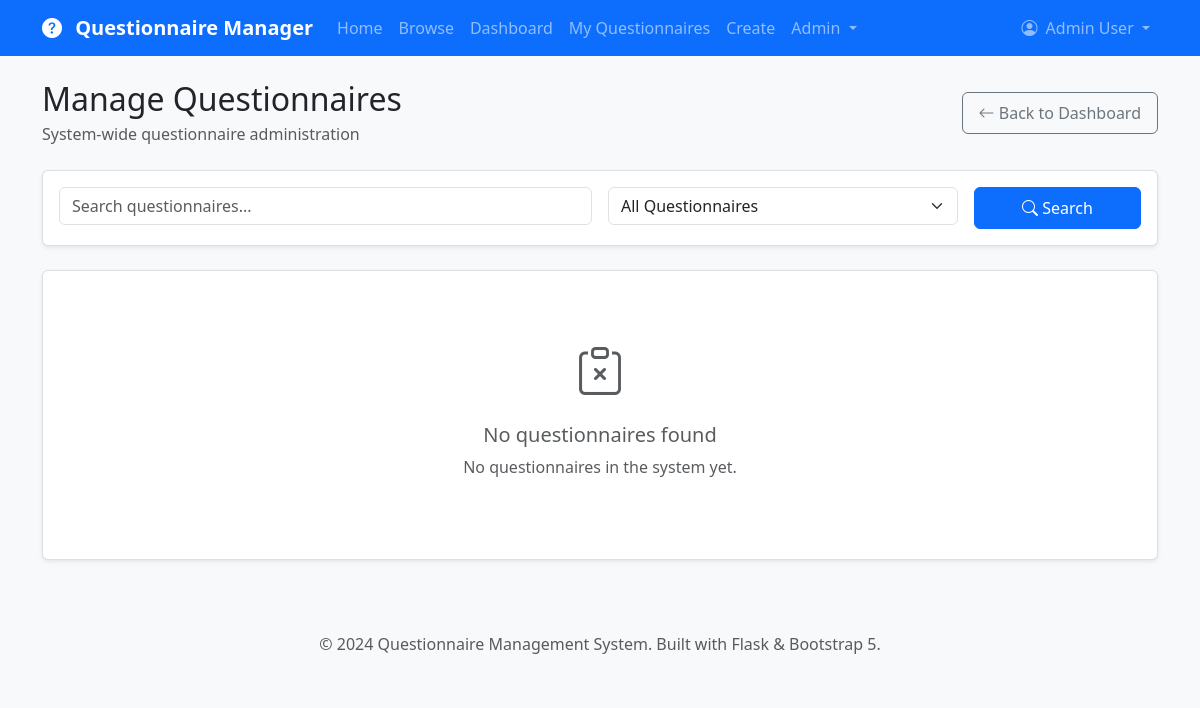
Before: /admin/questionnaires (signed in) with the older database file.
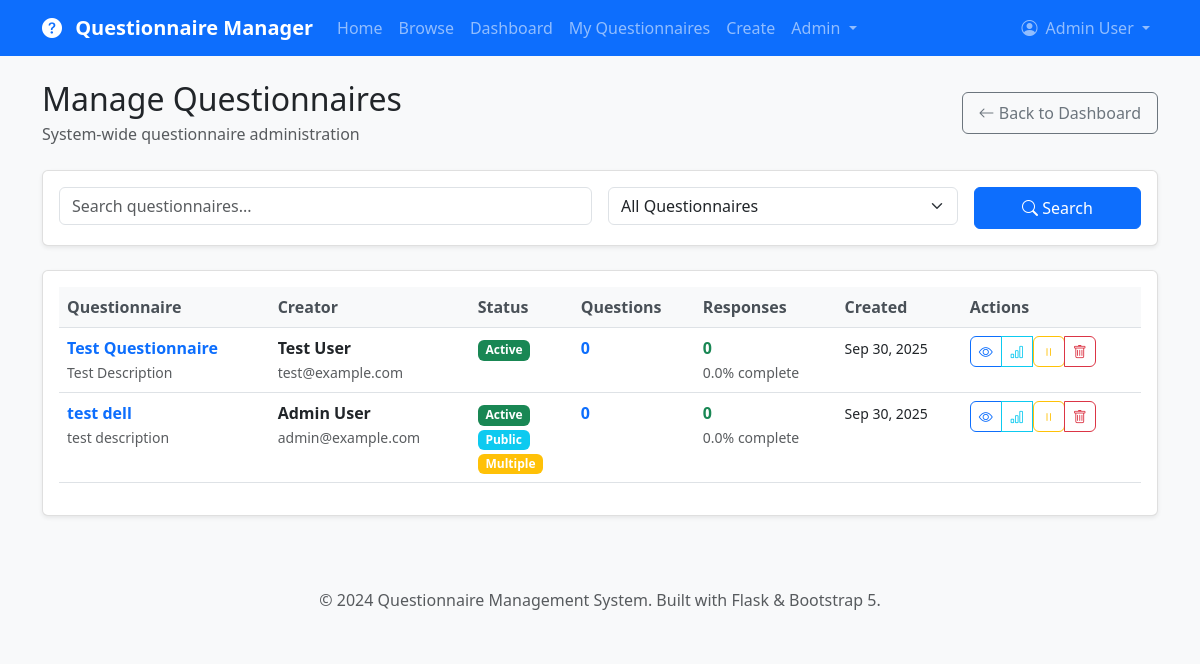
After: the same page with the newer database file.
### app/models.py (models this page shows, shortened)
class Questionnaire(db.Model):
    __tablename__ = 'questionnaires'
    id = db.Column(db.Integer, primary_key=True)
    title = db.Column(db.String(200), nullable=False)
    description = db.Column(db.Text)
    creator_id = db.Column(db.Integer, db.ForeignKey('users.id'), nullable=False)
    is_active = db.Column(db.Boolean, default=True)
    allow_anonymous = db.Column(db.Boolean, default=False)
    multiple_submissions = db.Column(db.Boolean, default=False)
    created_at = db.Column(db.DateTime, index=True, default=datetime.utcnow)
    updated_at = db.Column(db.DateTime, default=datetime.utcnow, onupdate=datetime.utcnow)
    questions = db.relationship('Question', backref='questionnaire', lazy='dynamic',
                              cascade='all, delete-orphan', order_by='Question.order')
    responses = db.relationship('Response', backref='questionnaire', lazy='dynamic',
                              cascade='all, delete-orphan')
    def get_total_responses(self):
        return self.responses.filter_by(is_complete=True).count()
    def get_completion_rate(self):
        total = self.responses.count()
        completed = self.responses.filter_by(is_complete=True).count()
        return (completed / total * 100) if total > 0 else 0
    def get_question_count(self):
        return self.questions.count()

class User(UserMixin, db.Model):
    __tablename__ = 'users'
    id = db.Column(db.Integer, primary_key=True)
    username = db.Column(db.String(64), index=True, unique=True, nullable=False)
    email = db.Column(db.String(120), index=True, unique=True, nullable=False)
    password_hash = db.Column(db.String(128))
    first_name = db.Column(db.String(64))
    last_name = db.Column(db.String(64))
    role = db.Column(db.String(20), default='user')  # user, admin
    is_active = db.Column(db.Boolean, default=True)
    created_at = db.Column(db.DateTime, index=True, default=datetime.utcnow)
    last_login = db.Column(db.DateTime)
    created_questionnaires = db.relationship('Questionnaire', foreign_keys='Questionnaire.creator_id',
                                           backref='creator', lazy='dynamic', cascade='all, delete-orphan')
    responses = db.relationship('Response', backref='user', lazy='dynamic', cascade='all, delete-orphan')
    def get_full_name(self):
        if self.first_name and self.last_name:
            return f"{self.first_name} {self.last_name}"
        return self.username
    def is_admin(self):
        return self.role == 'admin'

### app/admin/routes.py (the view)
@bp.route('/questionnaires')
@admin_required
def manage_questionnaires():
    page = request.args.get('page', 1, type=int)
    search = request.args.get('search', '', type=str)
    filter_by = request.args.get('filter_by', 'all', type=str)
    query = Questionnaire.query
    if filter_by == 'active':
        query = query.filter_by(is_active=True)
    elif filter_by == 'inactive':
        query = query.filter_by(is_active=False)
    if search:
        query = query.filter(
            (Questionnaire.title.contains(search)) |
            (Questionnaire.description.contains(search))
        )
    questionnaires = query.order_by(desc(Questionnaire.created_at)).paginate(
        page=page,
        per_page=20,
        error_out=False
    )
    return render_template('admin/questionnaires.html',
                         title='Manage Questionnaires',
                         questionnaires=questionnaires,
                         search=search,
                         filter_by=filter_by)

### app/admin/routes.py (called while the page is built)
def admin_required(f):
    @wraps(f)
    @login_required
    def decorated_function(*args, **kwargs):
        if not current_user.is_admin():
            flash('Admin access required.', 'danger')
            return redirect(url_for('main.dashboard'))
        return f(*args, **kwargs)
    return decorated_function

### app/models.py (called while the page is built)
@login_manager.user_loader
def load_user(user_id):
    return User.query.get(int(user_id))

### app/templates/admin/questionnaires.html (shortened to what the changed rows need)
{% extends "base.html" %}
{% block content %}
<div class="d-flex justify-content-between align-items-center mb-4">
    <div>
        <h2 class="mb-1">Manage Questionnaires</h2>
    </div>
</div>
<div class="card">
    <div class="card-body">
        {% if questionnaires.items %}
            <div class="table-responsive">
                <table class="table table-hover">
                    <thead>
                        <tr>
                            <th>Questionnaire</th>
                            <th>Creator</th>
                            <th>Status</th>
                            <th>Questions</th>
                            <th>Responses</th>
                            <th>Created</th>
                            <th>Actions</th>
                        </tr>
                    </thead>
                    <tbody>
                        {% for questionnaire in questionnaires.items %}
                            <tr>
                                <td>
                                    <div>
                                        <strong>
                                            <a href="{{ url_for('main.view_questionnaire', id=questionnaire.id) }}"
                                               class="text-decoration-none">
                                                {{ questionnaire.title }}
                                            </a>
                                        </strong>
                                        {% if questionnaire.description %}
                                            <br>
                                            <small class="text-muted">
                                                {{ questionnaire.description[:60] }}
                                            </small>
                                        {% endif %}
                                    </div>
                                </td>
                                <td>
                                    <div>
                                        <strong>{{ questionnaire.creator.get_full_name() }}</strong>
                                        <br>
                                        <small class="text-muted">{{ questionnaire.creator.email }}</small>
                                    </div>
                                </td>
                                <td>
                                    {% if questionnaire.is_active %}
                                        <span class="badge bg-success">Active</span>
                                    {% else %}
                                        <span class="badge bg-secondary">Inactive</span>
                                    {% endif %}
                                    {% if questionnaire.allow_anonymous %}
                                        <br><span class="badge bg-info mt-1">Public</span>
                                    {% endif %}
                                    {% if questionnaire.multiple_submissions %}
                                        <br><span class="badge bg-warning mt-1">Multiple</span>
                                    {% endif %}
                                </td>
                                <td>
                                    <span class="fw-bold text-primary">{{ questionnaire.get_question_count() }}</span>
                                </td>
                                <td>
                                    <span class="fw-bold text-success">{{ questionnaire.get_total_responses() }}</span>
                                    <br>
                                    <small class="text-muted">
                                        {{ "%.1f"|format(questionnaire.get_completion_rate()) }}% complete
                                    </small>
                                </td>
                                <td>
                                    <small>{{ questionnaire.created_at.strftime('%b %d, %Y') }}</small>
                                </td>
                                <td>
                                    <div class="btn-group" role="group">
                                        <a href="{{ url_for('main.view_questionnaire', id=questionnaire.id) }}"
                                           class="btn btn-sm btn-outline-primary" title="View Questionnaire">
                                            <i class="bi bi-eye"></i>
                                        </a>
                                        <a href="{{ url_for('main.questionnaire_analytics', id=questionnaire.id) }}"
                                           class="btn btn-sm btn-outline-info" title="View Analytics">
                                            <i class="bi bi-bar-chart"></i>
                                        </a>
                                        <form method="POST" action="{{ url_for('admin.toggle_questionnaire_active', id=questionnaire.id) }}" class="d-inline">
                                            <button type="submit" class="btn btn-sm {% if questionnaire.is_active %}btn-outline-warning{% else %}btn-outline-success{% endif %}"
                                                    title="{% if questionnaire.is_active %}Deactivate{% else %}Activate{% endif %}">
                                                <i class="bi {% if questionnaire.is_active %}bi-pause{% else %}bi-play{% endif %}"></i>
                                            </button>
                                        </form>
                                        <button type="button" class="btn btn-sm btn-outline-danger"
                                                onclick="confirmDeleteQuestionnaire({{ questionnaire.id }}, '{{ questionnaire.title|replace("'", "\\'") }}')"
                                                title="Delete Questionnaire">
                                            <i class="bi bi-trash"></i>
                                        </button>
                                    </div>
                                </td>
                            </tr>
                        {% endfor %}
                    </tbody>
                </table>
            </div>
        {% else %}
            <div class="text-center py-5">
                <i class="bi bi-clipboard-x text-muted" style="font-size: 3rem;"></i>
                <h5 class="text-muted mt-3">No questionnaires found</h5>
                {% if search %}
                    <p class="text-muted">No questionnaires match your search criteria.</p>
                    <a href="{{ url_for('admin.manage_questionnaires') }}" class="btn btn-outline-primary">
                        <i class="bi bi-arrow-clockwise"></i> Clear Search
                    </a>
                {% else %}
                    <p class="text-muted">No questionnaires in the system yet.</p>
                {% endif %}
            </div>
        {% endif %}
    </div>
</div>
{% endblock %}

Changed rows visible on the page:
added Questionnaire: title "Test Questionnaire", description "Test Description", creator.get_full_name "Test User", creator.email "test@example.com", is_active "Active", get_question_count "0", get_total_responses "0", get_completion_rate "0.0", created_at "Sep 30, 2025"
added Questionnaire: title "test dell", description "test description", creator.get_full_name "Admin User", creator.email "admin@example.com", is_active "Active", allow_anonymous "Public", multiple_submissions "Multiple", get_question_count "0", get_total_responses "0", get_completion_rate "0.0", created_at "Sep 30, 2025"
Other visible differences:
text no longer shown: "No questionnaires found No questionnaires in the system yet."
text now shown: "Questionnaire Creator Status Questions Responses Created Actions"
